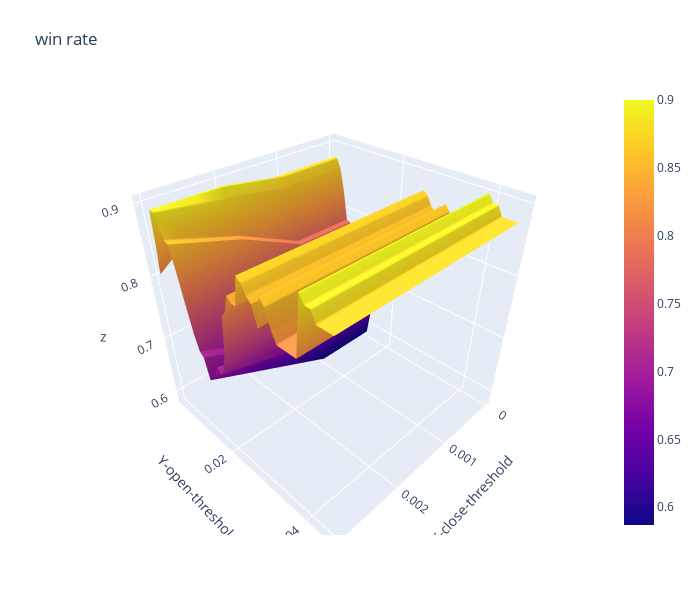

Source (notebook cell):
### Code cell
import plotly.graph_objects as go

x_data = df_win_rate.columns.to_list() # close threshold

y_data = df_win_rate.index.to_list() # open threshold

z_data = df_win_rate.copy(deep=True) # win rate

fig = go.Figure(data=[go.Surface(z=z_data.values,x=x_data,y=y_data)])

fig.update_layout(title="win rate", # 标题
                  autosize=False,  # 尺度自动缩放
                  width=700,  # 长宽
                  height=600,
                  margin=dict(l=65,r=50,b=65,t=90),  # 4个位置的距离
                  scene=dict(xaxis_title='X-close-threshold',yaxis_title='Y-open-threshold')
                 )

fig.show()

### Figure 1 — Plotly figure (JSON) as saved in the notebook; plotly's stock layout.template omitted (floating-point values rounded to 4 significant figures; data arrays with more than 128 entries replaced by an {"elided": "..."} marker saying what was removed)
{"data": [{"type": "surface", "x": [0, 0.001, 0.002, 0.003], "y": [0.0031, 0.0032, 0.0035, 0.004, 0.005, 0.006, 0.007, 0.008, 0.009, 0.01, 0.011, 0.012, 0.013, 0.014, 0.015, 0.016, 0.017, 0.018, 0.019, 0.02, 0.021, 0.022, 0.023, 0.024, 0.025, 0.026, 0.027, 0.028, 0.029, 0.03, 0.031, 0.032, 0.033, 0.034, 0.035, 0.036, 0.037, 0.038, 0.039, 0.04, 0.041, 0.042, 0.043, 0.044, 0.045], "z": {"elided": "45x4 float values"}}], "layout": {"autosize": false, "height": 600, "margin": {"b": 65, "l": 65, "r": 50, "t": 90}, "scene": {"xaxis": {"title": {"text": "X-close-threshold"}}, "yaxis": {"title": {"text": "Y-open-threshold"}}}, "title": {"text": "win rate"}, "width": 700}}
